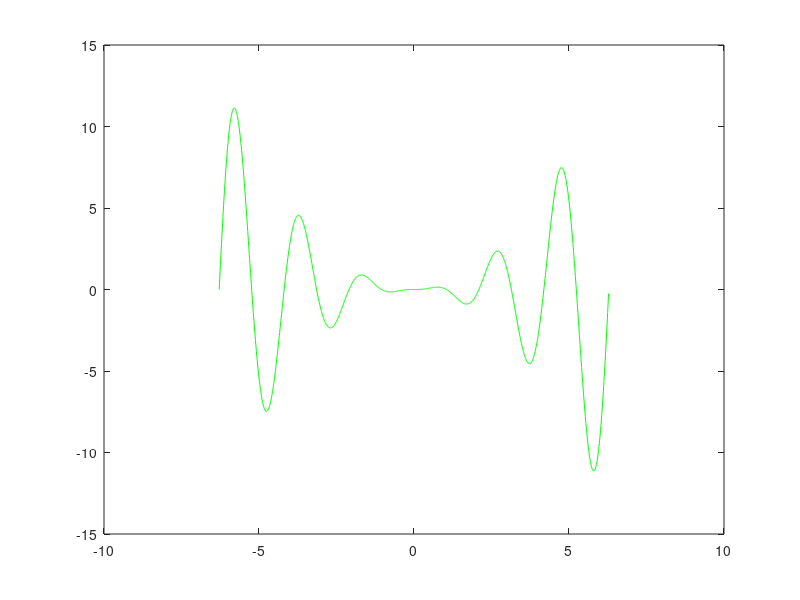

MATLAB code to generate this figure: (Note: this script raises an error after producing the figure.)
%pierwsza pochodna funkcji
close all; clear; clc
f=@(x) 1/3*x.^2.*sin(3*x)
x=-2*pi():0.01:2*pi;
plot(x,f(x),'g')

h1=0.5;
h2=0.1;

y1=myfirst_2order(f,x,h1)
y11=myfirst_2order(f,x,h2)
y2=myfirst_4order(f,x,h1)
y22=myfirst_4order(f,x,h2)

subplot(2,1,1);plot(x,f(x),'g',x,y1,'or',x,y2,'.r')
subplot(2,1,2);plot(x,f(x),'g',x,y11,'or',x,y22,'.r')

p_2=myfirst_2order(f,-5.5,h1)
p_4=myfirst_4order(f,-5.5,h1)
p_a=(-5.5)^2*cos(3*(-5.5))+2/3*(-5.5)*sin(3*(-5.5))
%%
%druga pochodna funkcji
close all; clear; clc
f=@(x) 1/3*sin(3*x).*exp(-x.^2)
x=-2*pi():0.01:2*pi;
plot(x,f(x),'g')

h1=0.5;
h2=0.1;

y1=mysecond_2order(f,x,h1)
y11=mysecond_2order(f,x,h2)
y2=mysecond_4order(f,x,h1)
y22=mysecond_4order(f,x,h2)

subplot(2,1,1);plot(x,f(x),'g')
hold on
plot(x,y1,'or','MarkerSize',2)
plot(x,y2,'.b','MarkerSize',1)
subplot(2,1,2);plot(x,f(x),'g',x,y11,'or',x,y22,'.r')

pp_2=mysecond_2order(f,0.35,h2)
pp_4=mysecond_4order(f,0.35,h2)
pp_a=1/3*exp(-0.35^2)*((4*0.35^2-11)*sin(3*0.35)-12*0.35*cos(3*0.35))
%%
function y = myfirst_2order(f,x,h)
    y=(f(x+h)-f(x-h))/2/h
end
function y = myfirst_4order(f,x,h)
    y=1/12/h*(f(x-2*h)-8*f(x-h)+8*f(x+h)-f(x+2*h))
end 
function y = mysecond_2order(f,x,h)
    y=(f(x+h)-2*f(x)+f(x-h))/h/h
end
function y = mysecond_4order(f,x,h)
    y=1/12/h/h*(-f(x-2*h)+16*f(x-h)-30*f(x)+16*f(x+h)-f(x+2*h))
end 